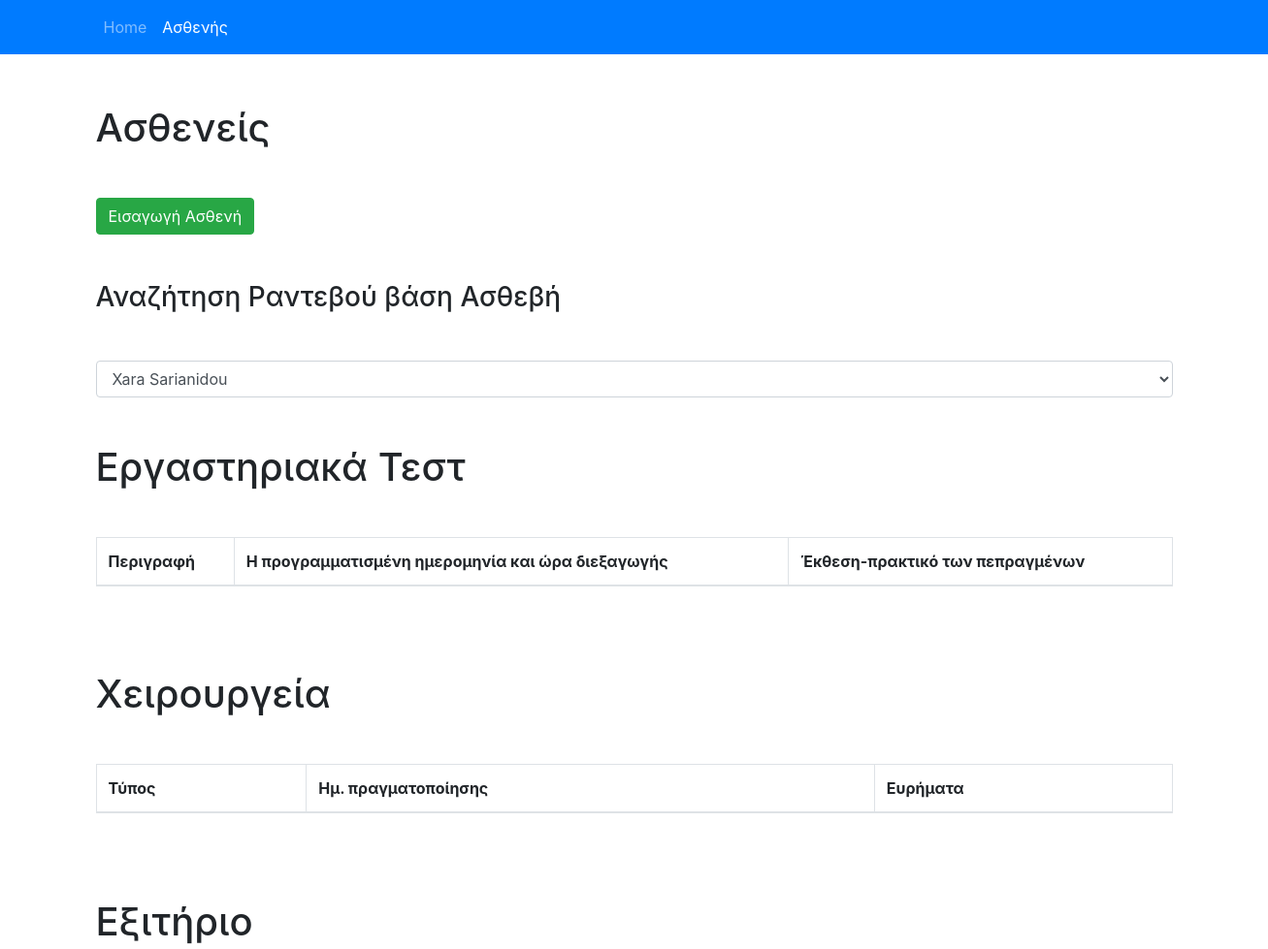
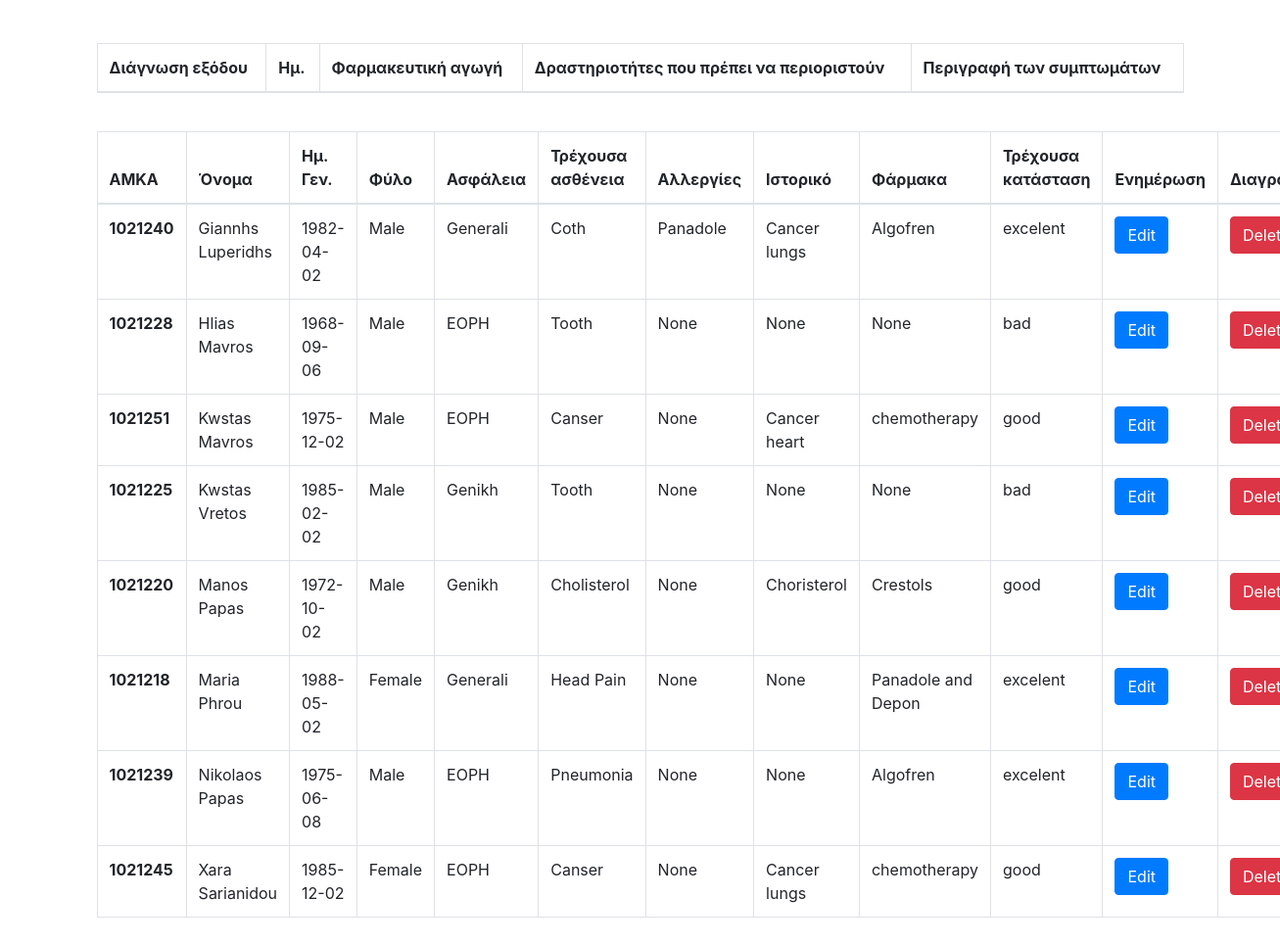
The app's page /patient/index.php with its own data (2 pictures, top to bottom).
### tables this page shows
CREATE TABLE patient (  
    amka int NOT NULL,  
    name varchar(255),  
    born date,  
    gender varchar(255),  
    insurance varchar(255),  
    current_disease varchar(255),  
    allergies varchar(255),  
    historian varchar(255),  
    medicines varchar(255),  
    current_situation varchar(255),  
    PRIMARY KEY (amka)  
);

### patient/index.php (the view, shortened to what this page needs)
<?php
include 'head.php';
	?>
	<div class="container spacing ">
	<h1 class="my-5"> Ασθενείς </h1>
	<button class="btn btn-success" name="addBTN" onclick="window.location.href='addPatientForm.php'"> Εισαγωγή Ασθενή
	</button>
	<br>
	<?php
		include '../config/functions.php';
		echo "<h3 class='my-5'> Αναζήτηση Ραντεβού βάση Ασθεβή</h3>";
		echo listNamePatientChoose();
	?>
	<h1 class="my-5"> Εργαστηριακά Τεστ </h1>
	<table class="table table-bordered table-hover" id="labtest">
		<thead>
			<th>Περιγραφή</td>
			<th>Η προγραμματισμένη ημερομηνία και ώρα διεξαγωγής</td>
			<th>Έκθεση-πρακτικό των πεπραγμένων</td>
		</thead>
	</table>
	<br>
	<h1 class="my-5"> Χειρουργεία </h1>
	<table class="table table-bordered table-hover" id="surg">
		<thead>
			<th>Τύπος</td>
			<th>Ημ. πραγματοποίησης</td>
			<th>Ευρήματα</td>
		</thead>
	</table>
	<br>
	<h1 class="my-5"> Εξιτήριο </h1>
	<table class="table table-bordered table-hover" id="exit">
		<thead>
			<th>Διάγνωση εξόδου</td>
			<th>Ημ.</td>
			<th>Φαρμακευτική αγωγή</td>
			<th>Δραστηριοτήτες που πρέπει να περιοριστούν</td>
			<th>Περιγραφή των συμπτωμάτων</td>
		</thead>
	</table>
	<br>
	<table class="table table-bordered table-hover">
		<thead>
			<th>AMKA</td>
			<th>Όνομα</td>
			<th>Ημ. Γεν.</td>
			<th>Φύλο</td>
			<th>Ασφάλεια</td>
			<th>Τρέχουσα ασθένεια</td>
			<th>Αλλεργίες</td>
			<th>Ιστορικό</td>
			<th>Φάρμακα</td>
			<th>Τρέχουσα κατάσταση</td>
			<th>Ενημέρωση</td>
			<th>Διαγραφή</td>
		</thead>
		<?php
		include_once ('../config/functions.php');
		$patients = getPatient();
		foreach ($patients as $patient) {
			echo "<tr>";
			echo "<th>" . $patient["amka"] . "</th>" .
			"<td>" . $patient["name"] . "</td>" .
			"<td>" . $patient["born"] . "</td>" .
			"<td>" . $patient["gender"] . "</td>" .
			"<td>" . $patient["insurance"] . "</td>" .
			"<td>" . $patient["current_disease"] . "</td>" .
			"<td>" . $patient["allergies"] . "</td>".
			"<td>" . $patient["historian"] . "</td>".
			"<td>" . $patient["medicines"] . "</td>".
			"<td>" . $patient["current_situation"] . "</td>";
			echo '<td>' . '<form name="editForm" action="updatePatientForm.php" method="POST">' .
			'<input type="hidden" value="' . $patient["amka"] . '" name="amka"/>' .
			'<button type="submit" class="btn btn-primary" value ="Edit" name="editbtn">Edit</button> </form>' . "</td>" .
			'<td>' . '<form class="delete" name="deleteForm" action="deletePatient.php" method="POST">' .
			'<input type="hidden" value="' . $patient["amka"] . '" name="amka"/>' .
			'<button type="submit" class="btn btn-danger" value="Delete" id="deletebtn" name="deletebtn">Delete</button> </form>' .
			'</td>';
			echo "</tr>";
		}
		?>
	</table>
	<br>
</div>
	<?php
	include 'final.php';
?>

### css/custom.css (style rules this page uses)
.spacing { padding-top: 60px; }

### records on screen
patient: amka "1021240", name "Giannhs Luperidhs", born "1982-04-02", gender "Male", insurance "Generali", current_disease "Coth", allergies "Panadole", historian "Cancer lungs", medicines "Algofren", current_situation "excelent"
patient: amka "1021228", name "Hlias Mavros", born "1968-09-06", gender "Male", insurance "EOPH", current_disease "Tooth", allergies "None", historian "None", medicines "None", current_situation "bad"
patient: amka "1021251", name "Kwstas Mavros", born "1975-12-02", gender "Male", insurance "EOPH", current_disease "Canser", allergies "None", historian "Cancer heart", medicines "chemotherapy", current_situation "good"
patient: amka "1021225", name "Kwstas Vretos", born "1985-02-02", gender "Male", insurance "Genikh", current_disease "Tooth", allergies "None", historian "None", medicines "None", current_situation "bad"
patient: amka "1021220", name "Manos Papas", born "1972-10-02", gender "Male", insurance "Genikh", current_disease "Cholisterol", allergies "None", historian "Choristerol", medicines "Crestols", current_situation "good"
patient: amka "1021218", name "Maria Phrou", born "1988-05-02", gender "Female", insurance "Generali", current_disease "Head Pain", allergies "None", historian "None", medicines "Panadole and Depon", current_situation "excelent"
patient: amka "1021239", name "Nikolaos Papas", born "1975-06-08", gender "Male", insurance "EOPH", current_disease "Pneumonia", allergies "None", historian "None", medicines "Algofren", current_situation "excelent"
patient: amka "1021245", name "Xara Sarianidou", born "1985-12-02", gender "Female", insurance "EOPH", current_disease "Canser", allergies "None", historian "Cancer lungs", medicines "chemotherapy", current_situation "good"

### other values on screen
form field name "Xara Sarianidou"
